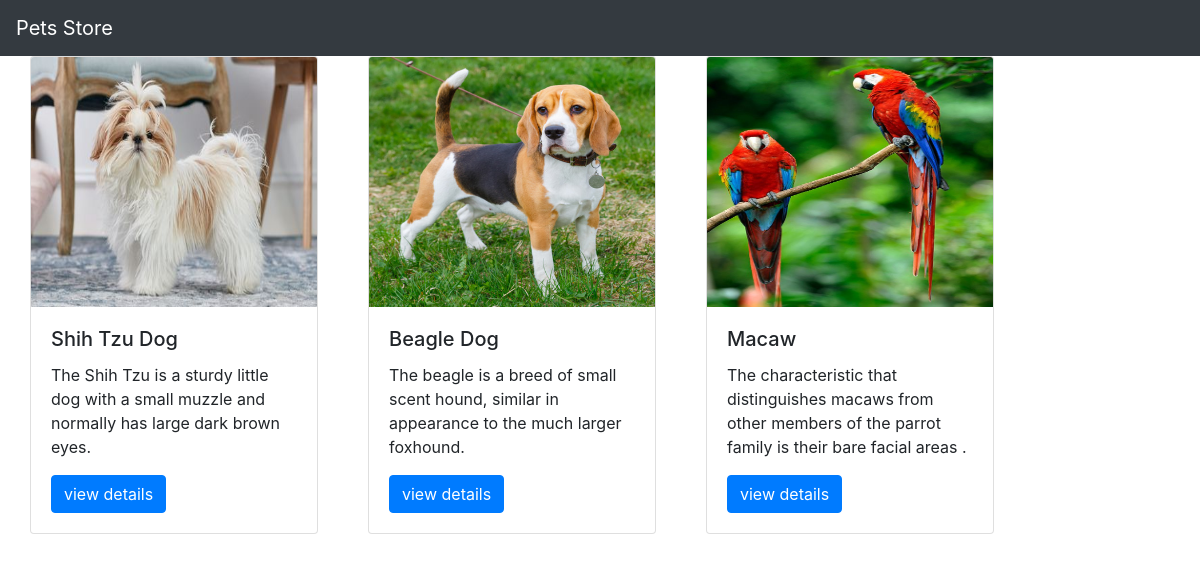
The page / on the database its author committed.
### petsapp/models.py (models this page shows)
class Pets(models.Model):
    name=models.CharField(max_length=250)
    desc=models.TextField()
    price=models.IntegerField()
    img=models.ImageField(upload_to='gallery')

### petsapp/views.py (the view)
# urls.py: path('',views.index,name="index"),
def index(request):
    pets=Pets.objects.all()
    context={
        'pets_list':pets
    }
    return render(request,'index.html',context)

### templates/index.html
{% extends 'base.html' %}
{% block body %}
<div class="container">
    <div class="row">
    {% for i in pets_list %}
        <div calss="col-md-3" style="margin-right:50px;">
            <div class="card" style="width: 18rem;">
  <img src="{{i.img.url}}" class="card-img-top" alt="..."  height="250px">
  <div class="card-body">
    <h5 class="card-title">{{i.name}}</h5>
    <p class="card-text">{{i.desc}}</p>
    <a href="{% url 'petsapp:detail' i.id %}" class="btn btn-primary">view details</a>
  </div>
</div>
        </div>
        {% endfor %}
    </div>
    </div>
{% endblock %}

### templates/base.html (shortened to what this page needs)
{% load static %}
<!DOCTYPE html>
<html lang="en">
<head>
    <link rel="stylesheet" href="https://cdn.jsdelivr.net/npm/bootstrap@4.0.0/dist/css/bootstrap.min.css">
    <link rel="stylesheet" href="{% static 'style.css' %}">
</head>
<body>
<nav class="navbar navbar-dark bg-dark">
  <a class="navbar-brand" href="#">
    Pets Store
  </a>
</nav>
{% block body %}
{% endblock %}
</body>
</html>

### static/style.css (style rules this page uses)
body { background_color:cadetblue; }

### rows shown on the page
Pets: img (picture), name "Shih Tzu Dog", desc "The Shih Tzu is a sturdy little dog with a small muzzle and normally has large dark brown eyes."
Pets: img (picture), name "Beagle Dog", desc "The beagle is a breed of small scent hound, similar in appearance to the much larger foxhound."
Pets: img (picture), name "Macaw", desc "The characteristic that distinguishes macaws from other members of the parrot family is their bare facial areas ."
